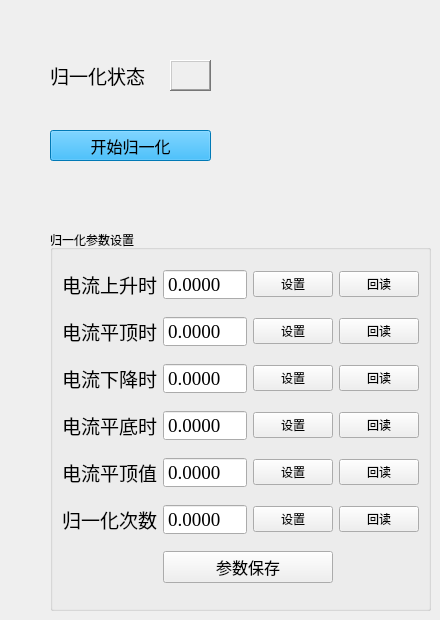
         <widget class="QWidget" name="tab_3">
          <attribute name="title">
           <string>归一化</string>
          </attribute>
          <widget class="QPushButton" name="pushButton_25">
           <property name="geometry">
            <rect>
             <x>50</x>
             <y>130</y>
             <width>161</width>
             <height>31</height>
            </rect>
           </property>
           <property name="font">
            <font>
             <family>宋体</family>
             <pointsize>12</pointsize>
            </font>
           </property>
           <property name="autoFillBackground">
            <bool>false</bool>
           </property>
           <property name="styleSheet">
            <string notr="true">background-color: rgb(0, 170, 255);</string>
           </property>
           <property name="text">
            <string>开始归一化</string>
           </property>
           <property name="autoRepeat">
            <bool>false</bool>
           </property>
          </widget>
          <widget class="QLabel" name="label_23">
           <property name="geometry">
            <rect>
             <x>170</x>
             <y>60</y>
             <width>41</width>
             <height>31</height>
            </rect>
           </property>
           <property name="frameShape">
            <enum>QFrame::WinPanel</enum>
           </property>
           <property name="frameShadow">
            <enum>QFrame::Raised</enum>
           </property>
           <property name="text">
            <string/>
           </property>
          </widget>
          <widget class="QGroupBox" name="groupBox">
           <property name="geometry">
            <rect>
             <x>50</x>
             <y>230</y>
             <width>381</width>
             <height>381</height>
            </rect>
           </property>
           <property name="title">
            <string>归一化参数设置</string>
           </property>
           <property name="flat">
            <bool>false</bool>
           </property>
           <property name="checkable">
            <bool>false</bool>
           </property>
           <property name="checked">
            <bool>false</bool>
           </property>
           <layout class="QGridLayout" name="gridLayout_4">
            <item row="3" column="2">
             <widget class="QPushButton" name="pushButton_16">
              <property name="text">
               <string>设置</string>
              </property>
             </widget>
            </item>
            <item row="6" column="0">
             <widget class="QLabel" name="label_112">
              <property name="font">
               <font>
                <family>宋体</family>
                <pointsize>14</pointsize>
                <weight>50</weight>
                <italic>false</italic>
                <bold>false</bold>
               </font>
              </property>
              <property name="text">
               <string>归一化次数</string>
              </property>
             </widget>
            </item>
            <item row="3" column="3">
             <widget class="QPushButton" name="pushButton_17">
              <property name="text">
               <string>回读</string>
              </property>
             </widget>
            </item>
            <item row="2" column="0">
             <widget class="QLabel" name="label_108">
              <property name="font">
               <font>
                <family>宋体</family>
                <pointsize>14</pointsize>
                <weight>50</weight>
                <italic>false</italic>
                <bold>false</bold>
               </font>
              </property>
              <property name="text">
               <string>电流平顶时间</string>
              </property>
             </widget>
            </item>
            <item row="4" column="3">
             <widget class="QPushButton" name="pushButton_19">
              <property name="text">
               <string>回读</string>
              </property>
             </widget>
            </item>
            <item row="3" column="1">
             <widget class="QDoubleSpinBox" name="doubleSpinBox_6">
              <property name="font">
               <font>
                <family>Times New Roman</family>
                <pointsize>14</pointsize>
               </font>
              </property>
              <property name="contextMenuPolicy">
               <enum>Qt::DefaultContextMenu</enum>
              </property>
              <property name="wrapping">
               <bool>false</bool>
              </property>
              <property name="frame">
               <bool>true</bool>
              </property>
              <property name="readOnly">
               <bool>false</bool>
              </property>
              <property name="buttonSymbols">
               <enum>QAbstractSpinBox::NoButtons</enum>
              </property>
              <property name="accelerated">
               <bool>false</bool>
              </property>
              <property name="suffix">
               <string/>
              </property>
              <property name="decimals">
               <number>4</number>
              </property>
              <property name="maximum">
               <double>999.999900000000025</double>
              </property>
             </widget>
            </item>
            <item row="6" column="3">
             <widget class="QPushButton" name="pushButton_23">
              <property name="text">
               <string>回读</string>
              </property>
             </widget>
            </item>
            <item row="2" column="3">
             <widget class="QPushButton" name="pushButton_15">
              <property name="text">
               <string>回读</string>
              </property>
             </widget>
            </item>
            <item row="3" column="0">
             <widget class="QLabel" name="label_109">
              <property name="font">
               <font>
                <family>宋体</family>
                <pointsize>14</pointsize>
                <weight>50</weight>
                <italic>false</italic>
                <bold>false</bold>
               </font>
              </property>
              <property name="text">
               <string>电流下降时间</string>
              </property>
             </widget>
            </item>
            <item row="4" column="1">
             <widget class="QDoubleSpinBox" name="doubleSpinBox_7">
              <property name="font">
               <font>
                <family>Times New Roman</family>
                <pointsize>14</pointsize>
               </font>
              </property>
              <property name="contextMenuPolicy">
               <enum>Qt::DefaultContextMenu</enum>
              </property>
              <property name="wrapping">
               <bool>false</bool>
              </property>
              <property name="frame">
               <bool>true</bool>
              </property>
              <property name="readOnly">
               <bool>false</bool>
              </property>
              <property name="buttonSymbols">
               <enum>QAbstractSpinBox::NoButtons</enum>
              </property>
              <property name="accelerated">
               <bool>false</bool>
              </property>
              <property name="suffix">
               <string/>
              </property>
              <property name="decimals">
               <number>4</number>
              </property>
              <property name="maximum">
               <double>999.999900000000025</double>
              </property>
             </widget>
            </item>
            <item row="2" column="2">
             <widget class="QPushButton" name="pushButton_14">
              <property name="text">
               <string>设置</string>
              </property>
             </widget>
            </item>
            <item row="5" column="3">
             <widget class="QPushButton" name="pushButton_21">
              <property name="text">
               <string>回读</string>
              </property>
             </widget>
            </item>
            <item row="6" column="1">
             <widget class="QDoubleSpinBox" name="doubleSpinBox_9">
              <property name="font">
               <font>
                <family>Times New Roman</family>
                <pointsize>14</pointsize>
               </font>
              </property>
              <property name="contextMenuPolicy">
               <enum>Qt::DefaultContextMenu</enum>
              </property>
              <property name="wrapping">
               <bool>false</bool>
              </property>
              <property name="frame">
               <bool>true</bool>
              </property>
              <property name="readOnly">
               <bool>false</bool>
              </property>
              <property name="buttonSymbols">
               <enum>QAbstractSpinBox::NoButtons</enum>
              </property>
              <property name="accelerated">
               <bool>false</bool>
              </property>
              <property name="suffix">
               <string/>
              </property>
              <property name="decimals">
               <number>4</number>
              </property>
              <property name="maximum">
               <double>999.999900000000025</double>
              </property>
             </widget>
            </item>
            <item row="6" column="2">
             <widget class="QPushButton" name="pushButton_22">
              <property name="text">
               <string>设置</string>
              </property>
             </widget>
            </item>
            <item row="1" column="0">
             <widget class="QLabel" name="label_107">
              <property name="font">
               <font>
                <family>宋体</family>
                <pointsize>14</pointsize>
                <weight>50</weight>
                <italic>false</italic>
                <bold>false</bold>
               </font>
              </property>
              <property name="text">
               <string>电流上升时间</string>
              </property>
             </widget>
            </item>
            <item row="5" column="2">
             <widget class="QPushButton" name="pushButton_20">
              <property name="text">
               <string>设置</string>
              </property>
             </widget>
            </item>
            <item row="1" column="1">
             <widget class="QDoubleSpinBox" name="doubleSpinBox_4">
              <property name="font">
               <font>
                <family>Times New Roman</family>
                <pointsize>14</pointsize>
               </font>
              </property>
              <property name="contextMenuPolicy">
               <enum>Qt::DefaultContextMenu</enum>
              </property>
              <property name="wrapping">
               <bool>false</bool>
              </property>
              <property name="frame">
               <bool>true</bool>
              </property>
              <property name="readOnly">
               <bool>false</bool>
              </property>
              <property name="buttonSymbols">
               <enum>QAbstractSpinBox::NoButtons</enum>
              </property>
              <property name="accelerated">
               <bool>false</bool>
              </property>
              <property name="suffix">
               <string/>
              </property>
              <property name="decimals">
               <number>4</number>
              </property>
              <property name="maximum">
               <double>999.999900000000025</double>
              </property>
             </widget>
            </item>
            <item row="2" column="1">
             <widget class="QDoubleSpinBox" name="doubleSpinBox_5">
              <property name="font">
               <font>
                <family>Times New Roman</family>
                <pointsize>14</pointsize>
               </font>
              </property>
              <property name="contextMenuPolicy">
               <enum>Qt::DefaultContextMenu</enum>
              </property>
              <property name="wrapping">
               <bool>false</bool>
              </property>
              <property name="frame">
               <bool>true</bool>
              </property>
              <property name="readOnly">
               <bool>false</bool>
              </property>
              <property name="buttonSymbols">
               <enum>QAbstractSpinBox::NoButtons</enum>
              </property>
              <property name="accelerated">
               <bool>false</bool>
              </property>
              <property name="suffix">
               <string/>
              </property>
              <property name="decimals">
               <number>4</number>
              </property>
              <property name="maximum">
               <double>999.999900000000025</double>
              </property>
             </widget>
            </item>
            <item row="5" column="0">
             <widget class="QLabel" name="label_111">
              <property name="font">
               <font>
                <family>宋体</family>
                <pointsize>14</pointsize>
                <weight>50</weight>
                <italic>false</italic>
                <bold>false</bold>
               </font>
              </property>
              <property name="text">
               <string>电流平顶值</string>
              </property>
             </widget>
            </item>
            <item row="4" column="2">
             <widget class="QPushButton" name="pushButton_18">
              <property name="text">
               <string>设置</string>
              </property>
             </widget>
            </item>
            <item row="5" column="1">
             <widget class="QDoubleSpinBox" name="doubleSpinBox_8">
              <property name="font">
               <font>
                <family>Times New Roman</family>
                <pointsize>14</pointsize>
               </font>
              </property>
              <property name="contextMenuPolicy">
               <enum>Qt::DefaultContextMenu</enum>
              </property>
              <property name="wrapping">
               <bool>false</bool>
              </property>
              <property name="frame">
               <bool>true</bool>
              </property>
              <property name="readOnly">
               <bool>false</bool>
              </property>
              <property name="buttonSymbols">
               <enum>QAbstractSpinBox::NoButtons</enum>
              </property>
              <property name="accelerated">
               <bool>false</bool>
              </property>
              <property name="suffix">
               <string/>
              </property>
              <property name="decimals">
               <number>4</number>
              </property>
              <property name="maximum">
               <double>999.999900000000025</double>
              </property>
             </widget>
            </item>
            <item row="4" column="0">
             <widget class="QLabel" name="label_110">
              <property name="font">
               <font>
                <family>宋体</family>
                <pointsize>14</pointsize>
                <weight>50</weight>
                <italic>false</italic>
                <bold>false</bold>
               </font>
              </property>
              <property name="text">
               <string>电流平底时间</string>
              </property>
             </widget>
            </item>
            <item row="1" column="2">
             <widget class="QPushButton" name="pushButton_12">
              <property name="text">
               <string>设置</string>
              </property>
             </widget>
            </item>
            <item row="1" column="3">
             <widget class="QPushButton" name="pushButton_13">
              <property name="text">
               <string>回读</string>
              </property>
             </widget>
            </item>
            <item row="8" column="1" colspan="2">
             <widget class="QPushButton" name="pushButton_24">
              <property name="font">
               <font>
                <pointsize>12</pointsize>
               </font>
              </property>
              <property name="text">
               <string>参数保存</string>
              </property>
             </widget>
            </item>
           </layout>
          </widget>
          <widget class="QLabel" name="label_24">
           <property name="geometry">
            <rect>
             <x>50</x>
             <y>60</y>
             <width>101</width>
             <height>31</height>
            </rect>
           </property>
           <property name="font">
            <font>
             <family>宋体</family>
             <pointsize>14</pointsize>
            </font>
           </property>
           <property name="text">
            <string>归一化状态</string>
           </property>
          </widget>
         </widget>
